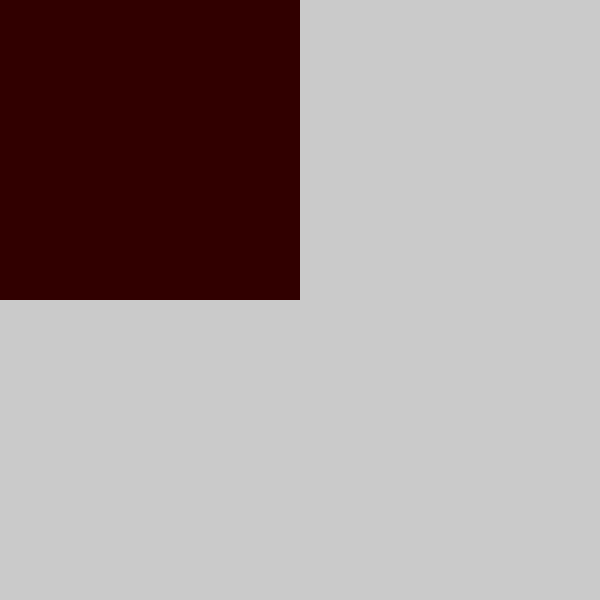
Frame 1 (no input)
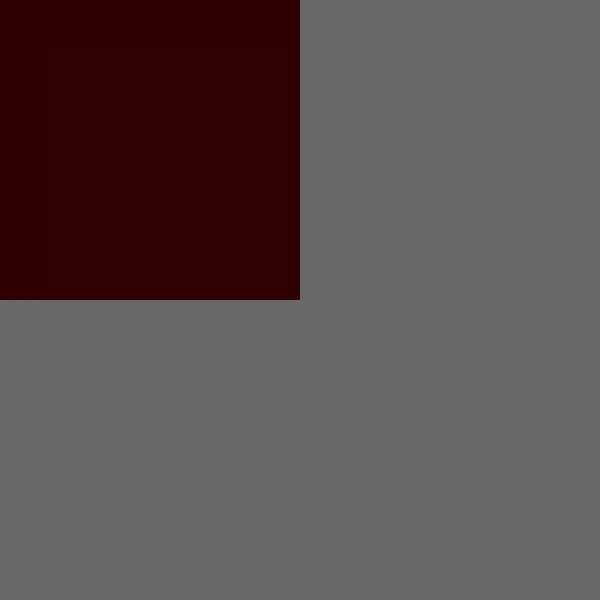
Frame 60 (the mouse pressed at the canvas centre just before this capture)
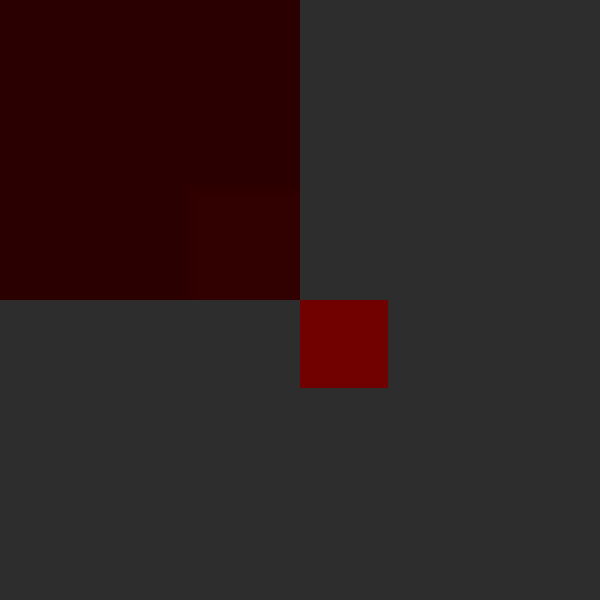
Frame 120 (the mouse held since frame 60 and released just before this capture)

The Processing sketch that drew these frames (run headless with seeded random() and noise(); from frame 60 on, the mouse is pressed at the canvas centre):

// Processing sketch: processing_109291
// ── processing_109291.pde

/*
Just an idea from giff, to spend with greative way my time at the boat.
Igoumeninja -> Corfu 29 - 03 - 2012
Aris Bezas
*/
 
MyCircle kykloi[];
int numKykloi = 24;
color[] myColors = {#f80000, #cb0000, #ab0000, #710000, #480000, #310000};
 
void setup()  {
  size(600,600);
  smooth();
  noStroke();
  kykloi = new MyCircle[numKykloi];
  for (int i = 0; i < numKykloi; i++)  {
    kykloi[i] = new MyCircle((i+1)/random(8,10), (i+1)*random(10,20), myColors[i%myColors.length]);
  }
}
 
void draw()  {
  fill(0,3);
  rect(-10,-10, width+20, height +20);
  for (int i = 0; i < numKykloi; i++)  {
    kykloi[i].draw();
  }
}
 
class MyCircle  {
  float speed, trans;
  color myColor;
 
  MyCircle(float speedVar, float transVar, color myColorVar) {
    speed = speedVar;
    trans = transVar;
    myColor = myColorVar;
  }
   
  void draw()  {
    fill(myColor,800);
    rect(width/2,height/2, ((speed*frameCount)%width - trans), ((speed*frameCount)%width- trans));
  }
}
